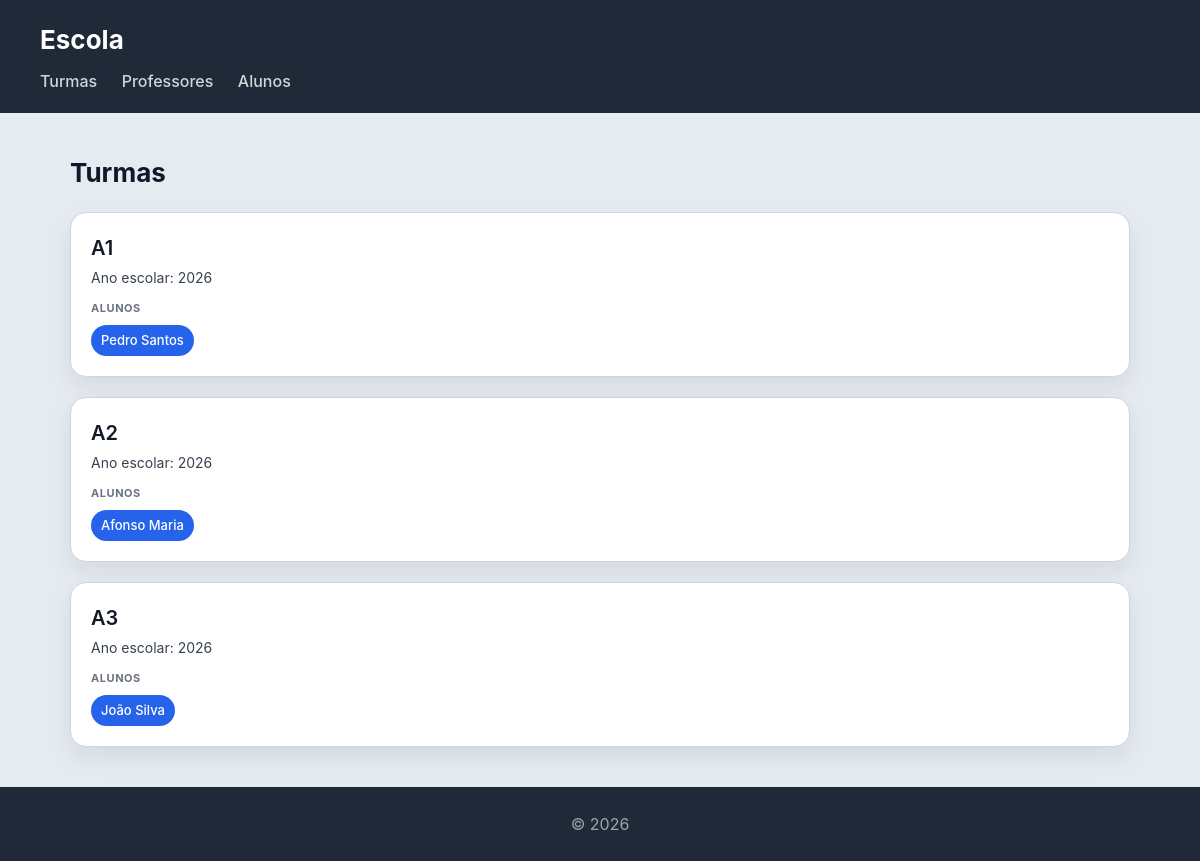
The app's page /escola/turmas/ with its own data.
### escola/models.py (models this page shows, shortened)
class Turma(models.Model):
    nome = models.CharField(max_length=50)
    ano_escolar = models.IntegerField()

class Aluno(models.Model):
    nome = models.CharField(max_length=100)
    idade = models.IntegerField()
    turma = models.ForeignKey(Turma, on_delete=models.CASCADE, related_name="alunos")

### escola/views.py (the view)
# urls.py: path('turmas/', views.turmas_view, name="turmas"),
def turmas_view(request):
    turmas = Turma.objects.prefetch_related('alunos').all()
    return render(request, 'escola/turmas.html', {'turmas': turmas})

### escola/templates/escola/turmas.html
{% extends 'escola/base.html' %}
{% block content %}
<h2>Turmas</h2>
<section>
    {% for turma in turmas %}
    <article>
        <header>
            <h3>{{ turma.nome }}</h3>
            <p>Ano escolar: {{ turma.ano_escolar }}</p>
        </header>
        <section>
            <h4>Alunos</h4>
            <ul>
                {% for aluno in turma.alunos.all %}
                <li>{{ aluno.nome }}</li>
                {% empty %}
                <li>Sem alunos</li>
                {% endfor %}
            </ul>
        </section>
    </article>
    {% endfor %}
</section>
{% endblock %}

### escola/static/escola/styles.css (style rules this page uses)
* { box-sizing: border-box; margin: 0; padding: 0; }
body { font-family: "Inter", "Segoe UI", system-ui, -apple-system, sans-serif; background: #e6ebf2; color: #111827; line-height: 1.5; }
h2 { margin-bottom: 20px; font-size: 26px; }
section > article { background: white; padding: 20px; border-radius: 16px; border: 1px solid #d1d5db; box-shadow: 0 10px 25px rgba(0,0,0,0.08); transition: all 0.25s ease; margin-bottom: 20px; }
article > header { margin-bottom: 12px; }
article > header > h3 { font-size: 20px; font-weight: 600; margin-bottom: 4px; }
article > header > p { font-size: 14px; color: #374151; }
article > section { margin-top: 10px; }
article > section > h4 { font-size: 11px; text-transform: uppercase; color: #6b7280; margin-bottom: 8px; letter-spacing: 0.05em; }
article > section > ul { list-style: none; display: flex; flex-wrap: wrap; gap: 8px; }
article > section > ul > li { background: #2563eb; color: white; padding: 6px 10px; border-radius: 999px; font-size: 13px; font-weight: 500; }

### records on screen
Turma: nome "A1", ano_escolar "2026"
Aluno: nome "Pedro Santos"
Turma: nome "A2", ano_escolar "2026"
Aluno: nome "Afonso Maria"
Turma: nome "A3", ano_escolar "2026"
Aluno: nome "João Silva"
